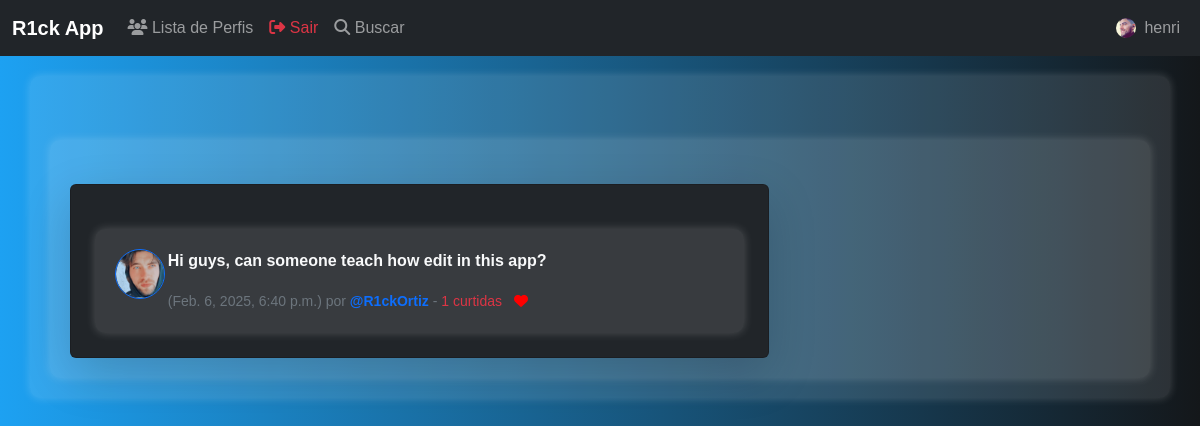
The page /meep_show/12 (signed in) on the database its author committed.
### musker/models.py (models this page shows, shortened)
class Profile(models.Model):
	user = models.OneToOneField(User, on_delete=models.CASCADE)
	follows = models.ManyToManyField("self",
		related_name="followed_by",
		symmetrical=False,
		blank=True)
	date_modified = models.DateTimeField(User, auto_now=True)
	profile_image = models.ImageField(null=True, blank=True, upload_to="images/")
	profile_bio = models.CharField(null=True, blank=True, max_length=500)
	homepage_link = models.CharField(null=True, blank=True, max_length=100)
	facebook_link = models.CharField(null=True, blank=True, max_length=100)
	instagram_link = models.CharField(null=True, blank=True, max_length=100)
	linkedin_link = models.CharField(null=True, blank=True, max_length=100)

class Meep(models.Model):
	user = models.ForeignKey(
		User, related_name="meeps",
		on_delete=models.DO_NOTHING
		)
	body = models.CharField(max_length=200)
	created_at = models.DateTimeField(auto_now_add=True)
	likes = models.ManyToManyField(User, related_name="meep_like", blank=True)
	def number_of_likes(self):
		return self.likes.count()

### musker/views.py (the view)
# urls.py: path('meep_show/<int:pk>', views.meep_show, name="meep_show"),
def meep_show(request, pk):
	meep = get_object_or_404(Meep, id=pk)
	if meep:
		return render(request, "show_meep.html", {'meep':meep})
	else:
		messages.success(request, ("That Meep Does Not Exist..."))
		return redirect('home')

### musker/templates/show_meep.html (shortened to what this page needs)
{% extends 'base.html' %}
{% load static %}
{% block content %}
<div class="container text-center">
    <div class="row">
        <div class="col-md-8">
            <br/>
            <div class="card shadow-lg p-4 bg-dark text-light rounded">
                <div class="container">
                    <div class="row">
                        <div class="col-1">
                            {% if meep.user.profile.profile_image %}
                                <img src="{{ meep.user.profile.profile_image.url }}" width="50" height="50" class="rounded-circle border border-primary" alt="{{ meep.user.username }}">
                            {% else %}
                                <img src="{% static 'images/default_profile_pic.png' %}" width="50" height="50" class="rounded-circle border border-secondary" alt="Imagem de perfil padrão">
                            {% endif %}
                        </div>
                        <div class="col-11 text-start">
                            <p class="fw-bold">{{ meep.body }}</p>
                            <small class="text-muted">
                                ({{ meep.created_at }}) por
                                <strong class="text-primary">@{{ meep.user.username }}</strong>
                                - <span class="text-danger">{{ meep.number_of_likes }} curtidas</span>
                                {% if user in meep.likes.all %}
                                    <a href="{% url 'meep_like' meep.id %}" class="ms-2">
                                        <i class="fa-solid fa-heart" style="color:red"></i>
                                    </a>
                                {% else %}
                                    <a href="{% url 'meep_like' meep.id %}" class="ms-2">
                                        <i class="fa fa-heart-o" style="color:red"></i>
                                    </a>
                                {% endif %}
                            </small>
                        </div>
                    </div>
                </div>
            </div>
        </div>
        <div class="col-md-4">
            <br/><br/><br/>
        </div>
    </div>
</div>
{% endblock %}

### musker/templates/navbar.html (shortened to what this page needs)
{% load static %}
<nav class="navbar navbar-expand-lg navbar-dark bg-dark">
  <div class="container-fluid">
    <a class="navbar-brand fw-bold" href="{% url 'home' %}">
       R1ck App
    </a>
    <div class="collapse navbar-collapse" id="navbarSupportedContent">
      <ul class="navbar-nav me-auto mb-2 mb-lg-0">
        <li class="nav-item">
          <a class="nav-link" href="{% url 'profile_list' %}">
            <i class="fa-solid fa-users"></i> Lista de Perfis
          </a>
        </li>
        {% if user.is_authenticated %}
        <li class="nav-item">
          <a class="nav-link text-danger" href="{% url 'logout' %}">
            <i class="fa-solid fa-sign-out-alt"></i> Sair
          </a>
        </li>
        {% endif %}
        <li class="nav-item">
          <a class="nav-link" href="{% url 'search' %}">
            <i class="fa-solid fa-search"></i> Buscar
          </a>
        </li>
      </ul>
      {% if user.is_authenticated %}
        <ul class="navbar-nav ms-auto">
          <li class="nav-item">
            <a href="{% url 'profile' request.user.id %}" class="nav-link d-flex align-items-center">
              {% if user.profile.profile_image %}
                <img src="{{ user.profile.profile_image.url }}" class="rounded-circle" width="20" alt="{{ user.username }}">
              {% else %}
                <img src="{% static 'images/default_profile_pic.png' %}" class="rounded-circle" width="20" alt="Imagem de perfil padrão">
              {% endif %}
              <span class="ms-2">{{ user.username }}</span>
            </a>
          </li>
        </ul>
      {% endif %}
    </div>
  </div>
</nav>

### musker/templates/base.html (style rules this page uses)
body { background: linear-gradient(to right, #1DA1F2, #14171A); color: white; font-family: Arial, sans-serif; }
.container { margin-top: 20px; background: rgba(255, 255, 255, 0.1); padding: 20px; border-radius: 10px; box-shadow: 0px 0px 10px rgba(255, 255, 255, 0.2); }

### rows shown on the page
Meep: user.profile.profile_image (picture), body "Hi guys, can someone teach how edit in this app?", created_at "Feb. 6, 2025, 6:40 p.m.", user.username "R1ckOrtiz", number_of_likes "1"

### other values the page prints
{{ user.username }} "henri"
